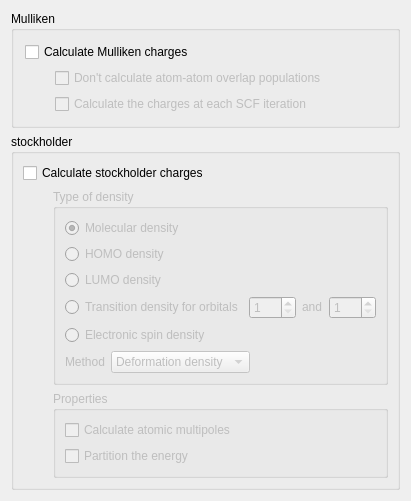
       <widget class="QWidget" name="pagePropertiesCharges">
        <property name="geometry">
         <rect>
          <x>0</x>
          <y>0</y>
          <width>100</width>
          <height>30</height>
         </rect>
        </property>
        <layout class="QVBoxLayout">
         <item>
          <widget class="Q3GroupBox" name="GroupBox21">
           <property name="title">
            <string>Mulliken</string>
           </property>
           <layout class="QVBoxLayout">
            <property name="spacing">
             <number>6</number>
            </property>
            <property name="margin">
             <number>11</number>
            </property>
            <item>
             <widget class="QCheckBox" name="CheckBoxMULL1">
              <property name="whatsThis">
               <string>&lt;p&gt;Enables the calculation of Mulliken charges at the end of the SCF.&lt;/p&gt;

















&lt;p&gt;Corresponding BRABO keyword: &lt;b&gt;MULL&lt;/b&gt;.&lt;/p&gt;</string>
              </property>
              <property name="text">
               <string>Calculate Mulliken charges</string>
              </property>
             </widget>
            </item>
            <item>
             <layout class="QHBoxLayout">
              <property name="spacing">
               <number>6</number>
              </property>
              <property name="margin">
               <number>0</number>
              </property>
              <item>
               <spacer name="Spacer48">
                <property name="orientation">
                 <enum>Qt::Horizontal</enum>
                </property>
                <property name="sizeType">
                 <enum>QSizePolicy::Fixed</enum>
                </property>
                <property name="sizeHint" stdset="0">
                 <size>
                  <width>30</width>
                  <height>20</height>
                 </size>
                </property>
               </spacer>
              </item>
              <item>
               <layout class="QVBoxLayout">
                <property name="spacing">
                 <number>6</number>
                </property>
                <property name="margin">
                 <number>0</number>
                </property>
                <item>
                 <widget class="QCheckBox" name="CheckBoxMULL2">
                  <property name="enabled">
                   <bool>false</bool>
                  </property>
                  <property name="whatsThis">
                   <string>&lt;p&gt;When Mulliken charges are calculated, this option disables the determination of atom-atom overlap populations.&lt;/p&gt;















&lt;p&gt;Corresponding BRABO keywords: &lt;b&gt;MULL&lt;/b&gt;, &lt;b&gt;MUL1&lt;/b&gt;.&lt;/p&gt;</string>
                  </property>
                  <property name="text">
                   <string>Don't calculate atom-atom overlap populations</string>
                  </property>
                 </widget>
                </item>
                <item>
                 <widget class="QCheckBox" name="CheckBoxMULL3">
                  <property name="enabled">
                   <bool>false</bool>
                  </property>
                  <property name="whatsThis">
                   <string>&lt;p&gt;In addition to the calculation at the end of the SCF, this option specifies the calculation of the Mulliken charges at each iteration of the SCF.&lt;/p&gt;

















&lt;p&gt;Corresponding BRABO keyword: &lt;b&gt;MUL1&lt;/b&gt;.&lt;/p&gt;</string>
                  </property>
                  <property name="text">
                   <string>Calculate the charges at each SCF iteration</string>
                  </property>
                 </widget>
                </item>
               </layout>
              </item>
             </layout>
            </item>
           </layout>
          </widget>
         </item>
         <item>
          <widget class="Q3GroupBox" name="GroupBox44">
           <property name="title">
            <string>stockholder</string>
           </property>
           <layout class="QVBoxLayout">
            <item>
             <widget class="QCheckBox" name="CheckBoxSTOCK">
              <property name="whatsThis">
               <string>Enables the calculation of stockholder charges.</string>
              </property>
              <property name="text">
               <string>Calculate stockholder charges</string>
              </property>
             </widget>
            </item>
            <item>
             <layout class="QHBoxLayout">
              <item>
               <spacer name="Spacer48_2">
                <property name="orientation">
                 <enum>Qt::Horizontal</enum>
                </property>
                <property name="sizeType">
                 <enum>QSizePolicy::Fixed</enum>
                </property>
                <property name="sizeHint" stdset="0">
                 <size>
                  <width>30</width>
                  <height>20</height>
                 </size>
                </property>
               </spacer>
              </item>
              <item>
               <layout class="QVBoxLayout">
                <item>
                 <widget class="Q3ButtonGroup" name="ButtonGroupSTOCK">
                  <property name="enabled">
                   <bool>false</bool>
                  </property>
                  <property name="title">
                   <string>Type of density</string>
                  </property>
                  <layout class="QVBoxLayout">
                   <item>
                    <widget class="QRadioButton" name="RadioButtonStockDENS1">
                     <property name="whatsThis">
                      <string>Specifies that the stockholder charges are to be calculated from the molecular density.</string>
                     </property>
                     <property name="text">
                      <string>Molecular density</string>
                     </property>
                     <property name="checked">
                      <bool>true</bool>
                     </property>
                    </widget>
                   </item>
                   <item>
                    <widget class="QRadioButton" name="RadioButtonStockDENS2">
                     <property name="whatsThis">
                      <string>&lt;p&gt;Specifies that the stockholder charges are to be calculated from the density of the HOMO orbital.&lt;/p&gt;

















&lt;p&gt;Corresponding STOCK keyword: &lt;b&gt;HOMD&lt;/b&gt;. &lt;/p&gt;</string>
                     </property>
                     <property name="text">
                      <string>HOMO density</string>
                     </property>
                    </widget>
                   </item>
                   <item>
                    <widget class="QRadioButton" name="RadioButtonStockDENS3">
                     <property name="whatsThis">
                      <string>&lt;p&gt;Specifies that the stockholder charges are to be calculated from the density of the LUMO orbital.&lt;/p&gt;

















&lt;p&gt;Corresponding STOCK keyword: &lt;b&gt;LUMD&lt;/b&gt;. &lt;/p&gt;</string>
                     </property>
                     <property name="text">
                      <string>LUMO density</string>
                     </property>
                    </widget>
                   </item>
                   <item>
                    <layout class="QHBoxLayout">
                     <item>
                      <widget class="QRadioButton" name="RadioButtonStockDENS4">
                       <property name="whatsThis">
                        <string>&lt;p&gt;Specifies that the stockholder charges are to be calculated from the transition density between two orbitals.&lt;/p&gt;















&lt;p&gt;Corresponding STOCK keyword: &lt;b&gt;TRDE&lt;/b&gt;. &lt;/p&gt;</string>
                       </property>
                       <property name="text">
                        <string>Transition density for orbitals</string>
                       </property>
                      </widget>
                     </item>
                     <item>
                      <widget class="QSpinBox" name="SpinBoxStockTRDE1">
                       <property name="enabled">
                        <bool>false</bool>
                       </property>
                       <property name="whatsThis">
                        <string>&lt;p&gt;Specifies the first orbital for the calculation of stockholder charges from a transition density.&lt;/p&gt;















&lt;p&gt;Corresponding STOCK keyword: &lt;b&gt;TRDE&lt;/b&gt;. &lt;/p&gt;</string>
                       </property>
                       <property name="minimum">
                        <number>1</number>
                       </property>
                       <property name="maximum">
                        <number>999</number>
                       </property>
                      </widget>
                     </item>
                     <item>
                      <widget class="QLabel" name="LabelStockTRDE">
                       <property name="sizePolicy">
                        <sizepolicy hsizetype="Minimum" vsizetype="Fixed">
                         <horstretch>0</horstretch>
                         <verstretch>0</verstretch>
                        </sizepolicy>
                       </property>
                       <property name="text">
                        <string>and</string>
                       </property>
                       <property name="wordWrap">
                        <bool>false</bool>
                       </property>
                      </widget>
                     </item>
                     <item>
                      <widget class="QSpinBox" name="SpinBoxStockTRDE2">
                       <property name="enabled">
                        <bool>false</bool>
                       </property>
                       <property name="whatsThis">
                        <string>&lt;p&gt;Specifies the second orbital for the calculation of stockholder charges from a transition density.&lt;/p&gt;















&lt;p&gt;Corresponding STOCK keyword: &lt;b&gt;TRDE&lt;/b&gt;. &lt;/p&gt;</string>
                       </property>
                       <property name="minimum">
                        <number>1</number>
                       </property>
                       <property name="maximum">
                        <number>999</number>
                       </property>
                      </widget>
                     </item>
                     <item>
                      <spacer name="spacer37">
                       <property name="orientation">
                        <enum>Qt::Horizontal</enum>
                       </property>
                       <property name="sizeType">
                        <enum>QSizePolicy::Expanding</enum>
                       </property>
                       <property name="sizeHint" stdset="0">
                        <size>
                         <width>40</width>
                         <height>20</height>
                        </size>
                       </property>
                      </spacer>
                     </item>
                    </layout>
                   </item>
                   <item>
                    <widget class="QRadioButton" name="RadioButtonStockDENS5">
                     <property name="enabled">
                      <bool>false</bool>
                     </property>
                     <property name="whatsThis">
                      <string>&lt;p&gt;Specifies that the stockholder charges are to be calculated from the electronic spin density. This option is only available for UHF calculations.&lt;/p&gt;

















&lt;p&gt;Corresponding STOCK keyword: &lt;b&gt;UHF&lt;/b&gt;. &lt;/p&gt;</string>
                     </property>
                     <property name="text">
                      <string>Electronic spin density</string>
                     </property>
                    </widget>
                   </item>
                   <item>
                    <layout class="QHBoxLayout">
                     <item>
                      <widget class="QLabel" name="TextLabel1_8">
                       <property name="text">
                        <string>Method</string>
                       </property>
                       <property name="wordWrap">
                        <bool>false</bool>
                       </property>
                      </widget>
                     </item>
                     <item>
                      <widget class="QComboBox" name="ComboBoxStockMOLD">
                       <property name="whatsThis">
                        <string>&lt;p&gt;Specifies the reference density used to calculate stockholder charges.&lt;/p&gt;















&lt;p&gt;Corresponding STOCK keyword: &lt;b&gt;MOLD&lt;/b&gt;. &lt;/p&gt;</string>
                       </property>
                       <item>
                        <property name="text">
                         <string>Deformation density</string>
                        </property>
                       </item>
                       <item>
                        <property name="text">
                         <string>Total density</string>
                        </property>
                       </item>
                      </widget>
                     </item>
                     <item>
                      <spacer name="Spacer37_2">
                       <property name="orientation">
                        <enum>Qt::Horizontal</enum>
                       </property>
                       <property name="sizeType">
                        <enum>QSizePolicy::Expanding</enum>
                       </property>
                       <property name="sizeHint" stdset="0">
                        <size>
                         <width>40</width>
                         <height>20</height>
                        </size>
                       </property>
                      </spacer>
                     </item>
                    </layout>
                   </item>
                  </layout>
                 </widget>
                </item>
                <item>
                 <widget class="Q3GroupBox" name="GroupBoxSTOCK">
                  <property name="enabled">
                   <bool>false</bool>
                  </property>
                  <property name="title">
                   <string>Properties</string>
                  </property>
                  <layout class="QVBoxLayout">
                   <item>
                    <widget class="QCheckBox" name="CheckBoxStockELMO">
                     <property name="whatsThis">
                      <string>&lt;p&gt;Enables the calculation of higher atomic multipoles using the stockholder method.&lt;/p&gt;

















&lt;p&gt;Corresponding STOCK keyword: &lt;b&gt;ELMO&lt;/b&gt;. &lt;/p&gt;</string>
                     </property>
                     <property name="text">
                      <string>Calculate atomic multipoles</string>
                     </property>
                    </widget>
                   </item>
                   <item>
                    <widget class="QCheckBox" name="CheckBoxStockEPAR">
                     <property name="whatsThis">
                      <string>&lt;p&gt;Enables energy partitioning using the stockholder method.&lt;/p&gt;

















&lt;p&gt;Corresponding STOCK keyword: &lt;b&gt;EPAR&lt;/b&gt;. &lt;/p&gt;</string>
                     </property>
                     <property name="text">
                      <string>Partition the energy</string>
                     </property>
                    </widget>
                   </item>
                  </layout>
                 </widget>
                </item>
               </layout>
              </item>
             </layout>
            </item>
           </layout>
          </widget>
         </item>
         <item>
          <spacer name="Spacer37">
           <property name="orientation">
            <enum>Qt::Vertical</enum>
           </property>
           <property name="sizeType">
            <enum>QSizePolicy::Expanding</enum>
           </property>
           <property name="sizeHint" stdset="0">
            <size>
             <width>20</width>
             <height>40</height>
            </size>
           </property>
          </spacer>
         </item>
        </layout>
       </widget>
